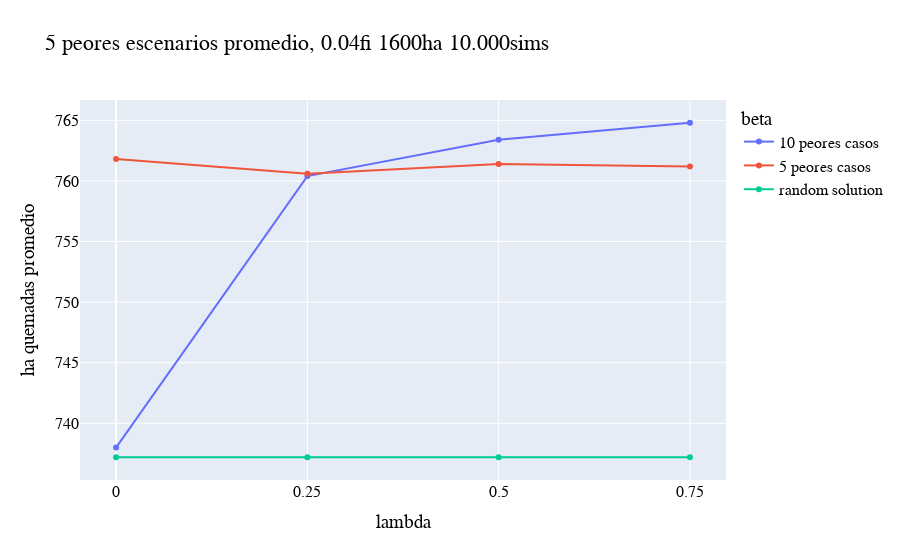

The notebook cell saved with this chart:
### Code cell
#[fo1,b,l,fi,wc10,wc5]
beta1 = list(i[5] for i in m4_results if i[1] == 0.9)
#beta1.reverse()
beta2 = list(i[5] for i in m4_results if i[1] == 0.95)
#beta2.reverse()
rand = list(e[4] for i in beta2 for e in rd2_results if e[5] == 0.04)

fig2 = go.Figure(go.Scatter(x = lambdas, y = beta1, name = "10 peores casos"))

fig2.add_scatter(x=lambdas, y=beta2, name = '5 peores casos')
fig2.add_scatter(x=lambdas, y=rand, name = 'random solution')

fig2.update_layout(
    xaxis = dict(
        tickmode = 'linear',
        tick0 = 0,
        dtick = 0.25),
    title="5 peores escenarios promedio, 0.04fi 1600ha 10.000sims",
    xaxis_title="lambda",
    yaxis_title="ha quemadas promedio",
    legend_title="beta",
    font=dict(
        family="Arial",
        size=16,
        color="Black"))

fig2.show()

### Figure 1 — Plotly figure (JSON) as saved in the notebook; plotly's stock layout.template omitted (floating-point values rounded to 4 significant figures)
{"data": [{"name": "10 peores casos", "type": "scatter", "x": [0, 0.25, 0.5, 0.75], "y": [738, 760.4, 763.4, 764.8]}, {"name": "5 peores casos", "type": "scatter", "x": [0, 0.25, 0.5, 0.75], "y": [761.8, 760.6, 761.4, 761.2]}, {"name": "random solution", "type": "scatter", "x": [0, 0.25, 0.5, 0.75], "y": [737.2, 737.2, 737.2, 737.2]}], "layout": {"font": {"color": "Black", "family": "Arial", "size": 16}, "legend": {"title": {"text": "beta"}}, "title": {"text": "5 peores escenarios promedio, 0.04fi 1600ha 10.000sims"}, "xaxis": {"dtick": 0.25, "tick0": 0, "tickmode": "linear", "title": {"text": "lambda"}}, "yaxis": {"title": {"text": "ha quemadas promedio"}}}}
